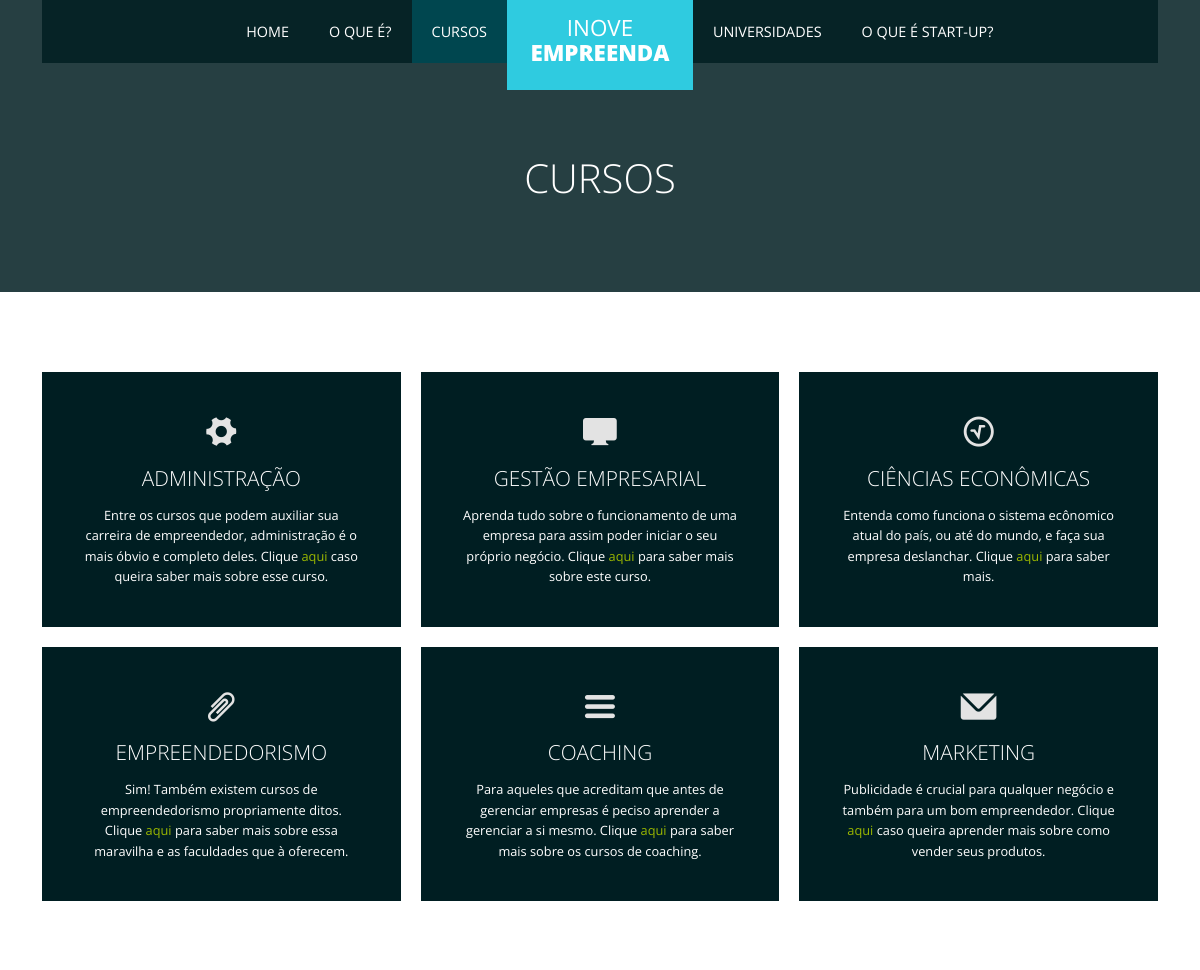
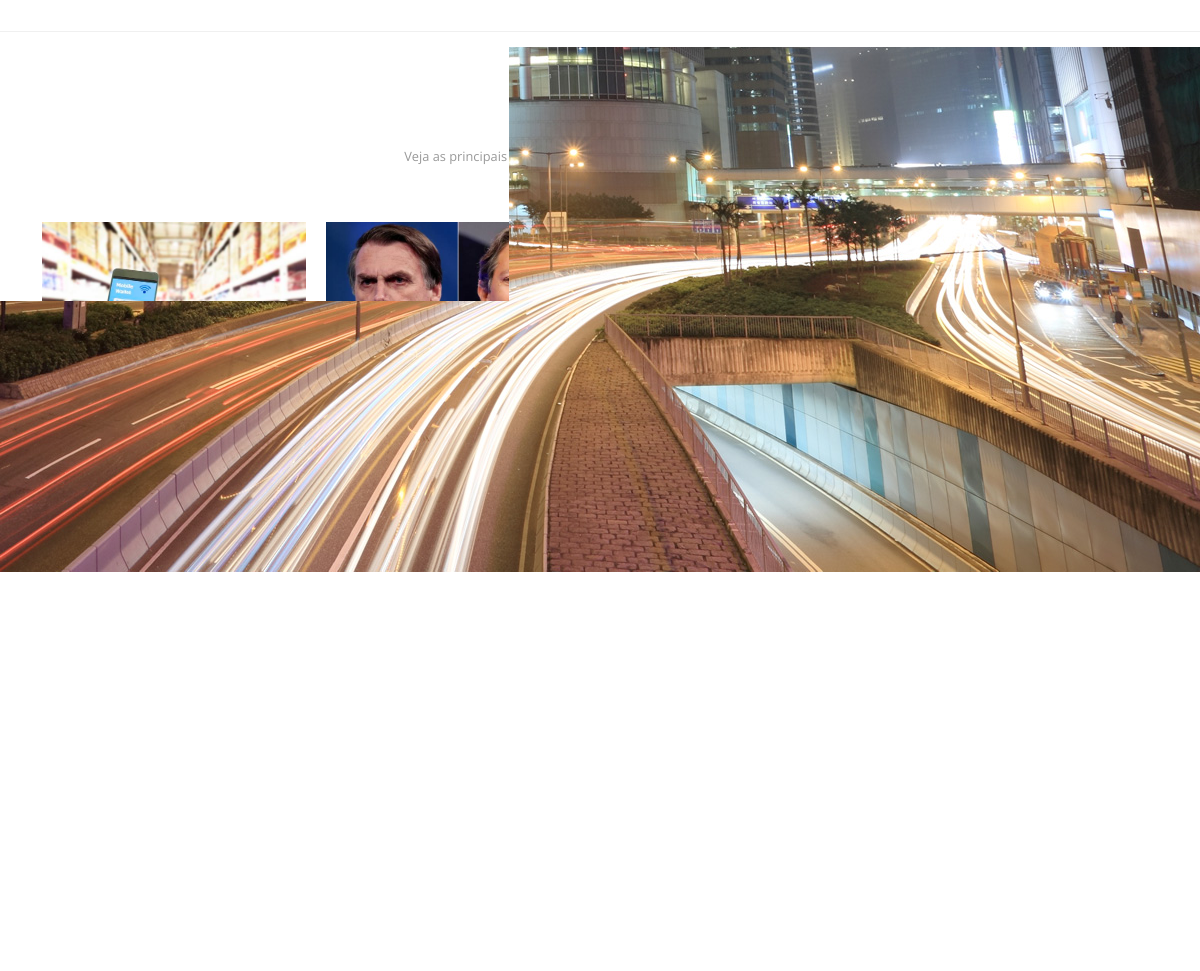
The page /cursos.php on the database its author committed (2 pictures, top to bottom).
### tables this page shows
CREATE TABLE IF NOT EXISTS `blogimagem` (
  `BlogImagem_Codigo` int(11) NOT NULL AUTO_INCREMENT,
  `BlogImagem_Nome` longtext,
  `BlogImagem_Tamanho` int(11) DEFAULT NULL,
  `BlogImagem_Blog_Codigo` int(11) DEFAULT NULL,
  PRIMARY KEY (`BlogImagem_Codigo`),
  KEY `FK_blogimagem_blog` (`BlogImagem_Blog_Codigo`),
  CONSTRAINT `FK_blogimagem_blog` FOREIGN KEY (`BlogImagem_Blog_Codigo`) REFERENCES `blog` (`Blog_Codigo`)
);

CREATE TABLE IF NOT EXISTS `blog` (
  `Blog_Codigo` int(11) NOT NULL AUTO_INCREMENT,
  `Blog_Titulo` varchar(250) DEFAULT NULL,
  `Blog_Corpo` longtext,
  `Blog_Data` timestamp NULL DEFAULT NULL,
  `Blog_Link` varchar(50) DEFAULT NULL,
  PRIMARY KEY (`Blog_Codigo`)
);

### cursos.php (the view, shortened to what this page needs)
<?php include("conexao.php"); ?>
<!DOCTYPE html>
<html lang="en-US">
   <head>
      <link rel="stylesheet" href="css/components.css">
      <link rel="stylesheet" href="css/icons.css">
      <link rel="stylesheet" href="css/responsee.css">
      <link rel="stylesheet" href="owl-carousel/owl.carousel.css">
      <link rel="stylesheet" href="owl-carousel/owl.theme.css">
      <link rel="stylesheet" href="css/template-style.css">
   </head>
   <body class="size-1140">
      <header>
         <nav>
            <div class="line">
               <div class="top-nav">
                  <div class="top-nav s-12 l-5">
                     <ul class="right top-ul chevron">
                        <li><a href="index.php">Home</a>
                        </li>
                        <li><a href="emp.php">O que é?</a>
                        </li>
                        <li><a href="cursos.php">Cursos</a>
                        </li>
                     </ul>
                  </div>
                  <ul class="s-12 l-2">
                     <li class="logo hide-s hide-m">
                        <a href="index.php">INOVE <br /><strong>EMPREENDA</strong></a>
                     </li>
                  </ul>
                  <div class="top-nav s-12 l-5">
                     <ul class="top-ul chevron">
                        <li><a href="uni.php">Universidades</a>
                        </li>
                        <li><a href="startup.php">O que é start-up?</a>
                        </li>
                     </ul>
                  </div>
               </div>
            </div>
         </nav>
      </header>
      <section>
         <div id="head">
            <div class="line">
               <h1>Cursos</h1>
            </div>
         </div>
         <div id="content">
            <div class="line">
               <div class="margin">
                  <div class="s-12 m-6 l-4">
                     <div class="content-block margin-bottom">
                        <i class="icon-settings icon2x"></i>
                        <h3>Administração</h3>
                        <p>Entre os cursos que podem auxiliar sua carreira de empreendedor, administração é o mais óbvio e completo deles. Clique <a href="adm.php">aqui</a> caso queira saber mais sobre esse curso.
                        </p>
                     </div>
                  </div>
                  <div class="s-12 m-6 l-4">
                     <div class="content-block margin-bottom">
                        <i class="icon-display_screen icon2x"></i>
                        <h3>Gestão Empresarial</h3>
                        <p>Aprenda tudo sobre o funcionamento de uma empresa para assim poder iniciar o seu próprio negócio. Clique <a href="gemp.php">aqui</a> para saber mais sobre este curso.
                        </p>
                     </div>
                  </div>
                  <div class="s-12 m-6 l-4">
                     <div class="content-block margin-bottom">
                        <i class="icon-math icon2x"></i>
                        <h3>Ciências Econômicas</h3>
                        <p>Entenda como funciona o sistema ecônomico atual do país, ou até do mundo, e faça sua empresa deslanchar. Clique <a href="economia.php">aqui</a> para saber mais.
                        </p>
                     </div>
                  </div>
                  <div class="s-12 m-6 l-4">
                     <div class="content-block margin-bottom">
                        <i class="icon-attachment icon2x"></i>
                        <h3>Empreendedorismo</h3>
                        <p>Sim! Também existem cursos de empreendedorismo propriamente ditos. Clique <a href="cursoemp.php">aqui</a> para saber mais sobre essa maravilha e as faculdades que à oferecem.
                        </p>
                     </div>
                  </div>
                  <div class="s-12 m-6 l-4">
                     <div class="content-block margin-bottom">
                        <i class="icon-reorder icon2x"></i>
                        <h3>Coaching</h3>
                        <p>Para aqueles que acreditam que antes de gerenciar empresas é peciso aprender a gerenciar a si mesmo. Clique <a href="coach.php">aqui</a> para saber mais sobre os cursos de coaching.
                        </p>
                     </div>
                  </div>
                  <div class="s-12 m-6 l-4">
                     <div class="content-block margin-bottom">
                        <i class="icon-mail icon2x"></i>
                        <h3>Marketing</h3>
                        <p>Publicidade é crucial para qualquer negócio e também para um bom empreendedor. Clique <a href="mark.php">aqui</a> caso queira aprender mais sobre como vender seus produtos.
                        </p>
                     </div>
                  </div>
               </div>
            </div>
         </div>
         <div id="third-block">
            <div class="line">
               <h2>Notícias</h2>
               <p class="subtitile">Veja as principais notícias do atual mundo do empreendedorismo
               </p>
                        <div class="margin">
			   <?php $query = mysqli_query($conexao, "SELECT * FROM blog INNER JOIN blogimagem ON Blog_Codigo = BlogImagem_Blog_Codigo ORDER BY Blog_Codigo ASC LIMIT 4");
					                     while($exibir = mysqli_fetch_array($query)){ ?>
                  <div class="s-12 m-6 l-3">
				  <a href="<?php echo $exibir["Blog_Link"];?>"><img src="img/<?php echo $exibir["BlogImagem_Nome"]; ?>" alt="alternative text"></a>
                     <p class="subtitile"> <?php echo $exibir["Blog_Corpo"];  ?>
                  </div>
										 <?php } ?>
               </div>
            </div>
         </div>
         <div id="fourth-block">
            <div class="line">
               <div id="news-carousel" class="owl-carousel owl-theme">
                  <div class="item">
                     <h2>DICAS</h2>
                     <p class="s-12 m-12 l-8 center">Tenha meta e siga um método. Quando uma pessoa tem os dois, ela rompe barreiras.
                     </p>
                  </div>
               </div>
            </div>
         </div>
      </section>
     <footer>
         <div class="line">
            <div class="s-12 l-6">
               <p class="right">
                  <a class="right" href="http://www.myresponsee.com" title="Responsee - lightweight responsive framework">Design and coding by Responsee Team</a>
               </p>
            </div>
         </div>
      </footer>
   </body>
</html>

### css/template-style.css (style rules this page uses)
body { background: url("../img/background.jpg") no-repeat fixed center center / 100% auto rgba(0, 0, 0, 0); }
nav { background: none repeat scroll 0 0 rgba(0, 0, 0, 0); position: absolute; top: 0; z-index: 500; }
.top-nav { background: none repeat scroll 0 0 rgba(0, 30, 34, 0.85); }
.top-nav ul { padding: 0; }
.logo { margin: 0; text-align: center; width: 100%; }
.top-nav li a { font-size: 0.9rem; text-transform: uppercase; }
.top-nav .logo a, .top-nav .logo.active-item a { color: #fff; font-size: 1.4rem; font-weight: 400; line-height: 1rem; }
.top-nav .logo a strong { font-weight: 800; line-height: 1.5; }
.top-nav { text-align: center; }
.top-nav li a:hover, .top-nav li.active-item a, .top-nav .logo.active-item a:hover { background: none repeat scroll 0 0 #00464f; }
.top-nav li.logo a, .top-nav li.logo.active-item a, .top-nav .logo { background: none repeat scroll 0 0 #2fcbe0; }
#fourth-block h2 { color: #fff; }
#fourth-block p { color: #fff; }
#first-block, #second-block, #third-block, #fourth-block { text-align: center; padding: 4.5rem 0; }
#third-block { background: #fff; }
#fourth-block { background: rgb(0, 30, 34); }
footer { background: none repeat scroll 0 0 #2fcbe0; padding: 1.5em 0; }
footer p, footer a:link, footer a:visited, footer a:hover { color: #fff; }
section h2 { font-size: 2.0rem; font-weight: 300; margin: 0; text-transform: uppercase; }
p.subtitile { color: #999; margin: 0 0 3.5rem; }
section h3 { font-size: 1.3rem; font-weight: 300; margin: 0.8rem 0; text-transform: uppercase; }
section p { font-size: 0.8rem; }
section h1 { color: #fff; font-size: 2.5rem; font-weight: 300; text-transform: uppercase; }
#head { background: none repeat scroll 0 0 rgba(0, 30, 34, 0.85); padding: 9rem 0 5rem; text-align: center; }
#content { background: none repeat scroll 0 0 #fff; padding: 5rem 0; text-align: center; border-bottom: 1px solid #f0f0f0; }
.content-block { background: none repeat scroll 0 0 rgb(0, 30, 34); padding: 2.5rem; }
.content-block h3 { color: #fff; }
.content-block p { color: #fff; }

### rows shown on the page
blogimagem: BlogImagem_Nome (picture), BlogImagem_Blog_Codigo.Blog_Corpo "Empresas miram 60 milhões de pessoas que não têm conta em banco e precisam fazer transferências, pagar boletos e realizar compras"
blogimagem: BlogImagem_Nome (picture), BlogImagem_Blog_Codigo.Blog_Corpo "Especialistas consultados por EXAME avaliam as propostas relativas a empreendedorismo dos dois candidatos à Presidência da República"
blogimagem: BlogImagem_Nome (picture), BlogImagem_Blog_Codigo.Blog_Corpo "No Brasil em sua terceira temporada, o programa exibido pelo Canal Sony já recebeu mais de 4.500 interessados em conseguir um investidor"
blogimagem: BlogImagem_Nome (picture), BlogImagem_Blog_Codigo.Blog_Corpo "Avanço na formalização reflete a necessidade do brasileiro de buscar novas fontes de renda em meio a desocupação recorde"
